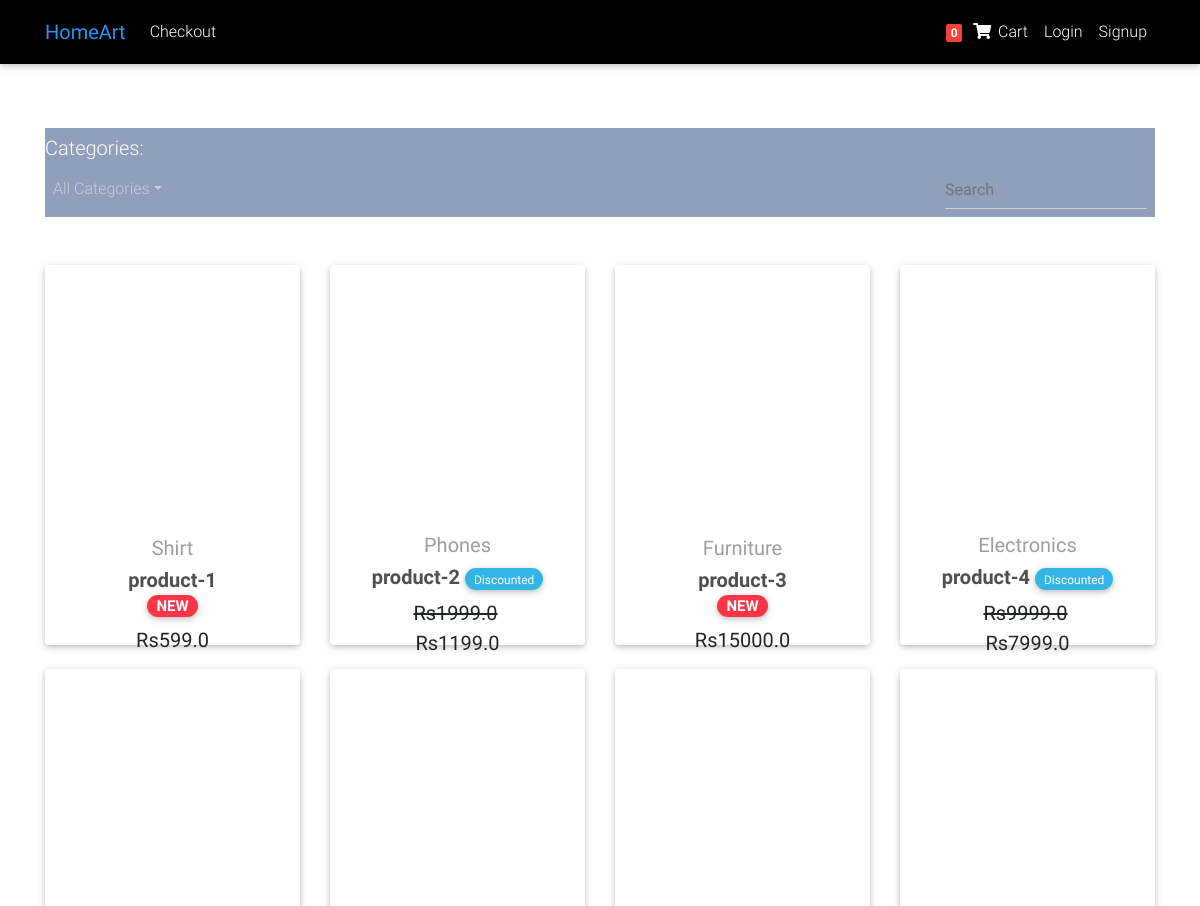
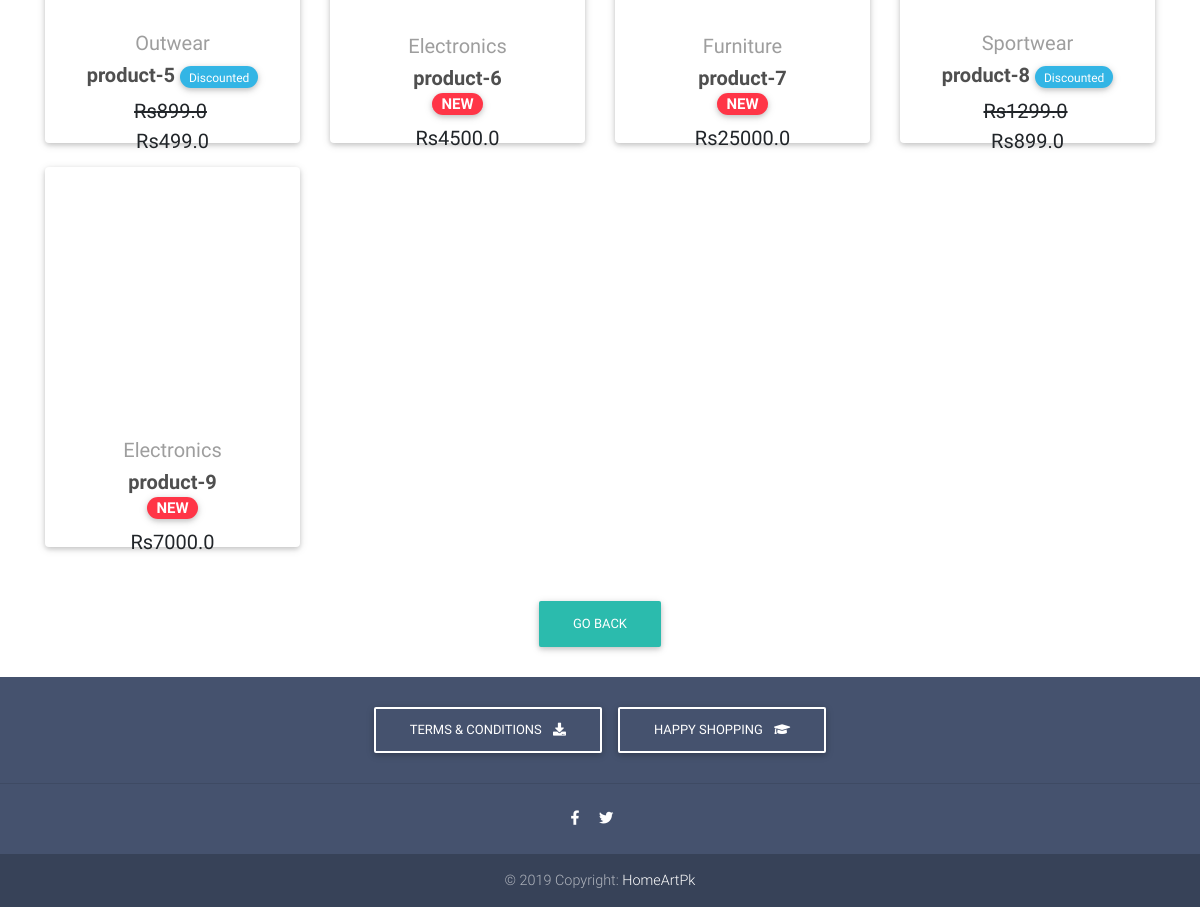
/search/, run on an earlier commit of the app's database (2 pictures, top to bottom).
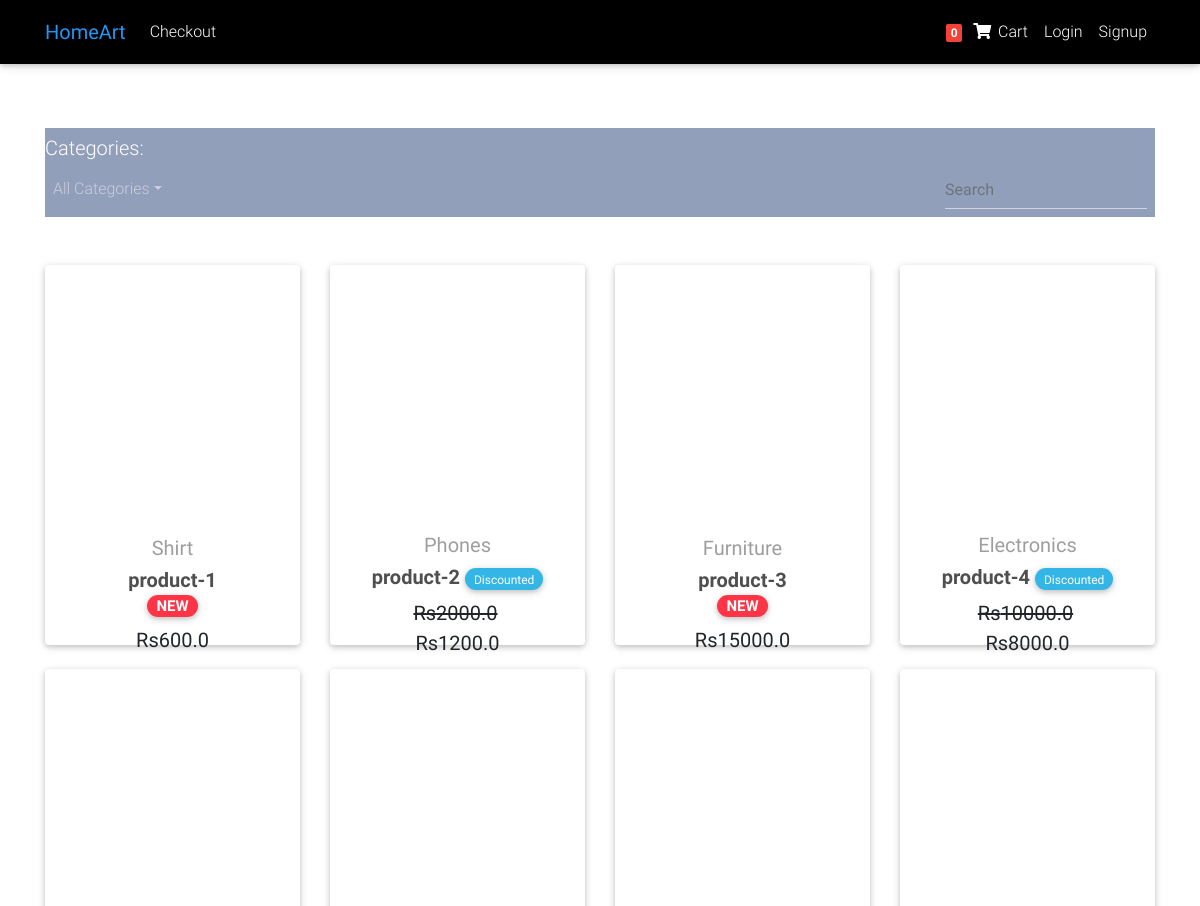
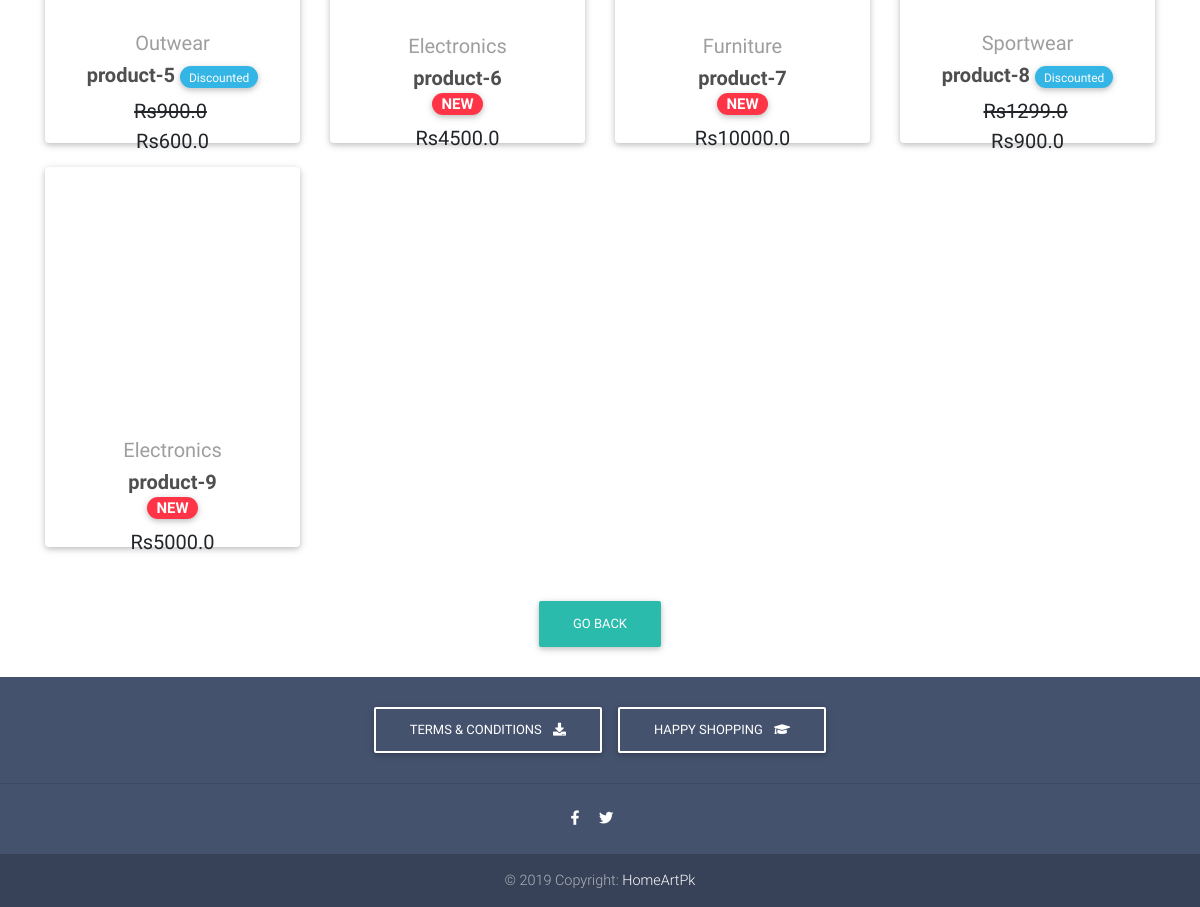
And on a later commit of the database (2 pictures, top to bottom).
### FirstWebApp/models.py (models this page shows, shortened)
class Item(models.Model):
    title = models.CharField(max_length=100)
    price = models.FloatField()
    discount_price = models.FloatField(blank=True, null=True)
    category = models.CharField(choices=CATEGORY_CHOICES, max_length=50)
    label = models.CharField(choices=LABEL_CHOICES, max_length=1)
    slug = models.SlugField()
    description = models.TextField()
    image = models.ImageField()
    def get_absolute_url(self):
        return reverse("ecommerce:product", kwargs={
            'slug': self.slug
        })

### FirstWebApp/views.py (the view)
# urls.py: path('search/', Search_view, name='search'),
def Search_view(request):
    all_items = Item.objects.all()
    query = request.GET.get("q")
    if query:
        all_items = all_items.filter(Q(category__icontains=query) |
                                     Q(title__icontains=query)
                                     )
    cookieData = cookiesCart(request)
    cartItems = cookieData['cartItems']
    context = {
            'object_list': all_items,
            'cartItems': cartItems,
        }
    return render(request, 'FirstWebApp/search.html', context)

### FirstWebApp/templates/FirstWebApp/search.html (shortened to what this page needs)
{% extends 'FirstWebApp/base.html' %}
{% block content %}
<div class="row mt-5">
  <div class="col-lg-12">
    <main>
      <div class="container">
        <nav class="avbar navbar-expand-lg navbar-dark mdb-color lighten-3 mt-3 mb-5">
          <span class="navbar-brand">Categories:</span>
          <div class="collapse navbar-collapse" id="basicExampleNav">
            <ul class="navbar-nav mr-auto">
              <li class="nav-item dropdown">
                <a class="nav-link dropdown-toggle" id="navbarDropdownMenuLink" data-toggle="dropdown"
                  aria-haspopup="true" aria-expanded="false">All Categories</a>
              </li>
            </ul>
            <form method="GET" action="" class="form-inline">
              <div class="md-form my-0">
                <input class="form-control mr-sm-2" name="q" value="{{ request.GET.q }}" type="text"
                  placeholder="Search" aria-label="Search">
              </div>
            </form>
          </div>
        </nav>
        <section class="text-center mb-4">
          <div class="row wow fadeIn">
            {% for item in object_list %}
            <div class="col-lg-3 col-md-6 mb-4">
              <div class="card" id="card">
                <div class="view overlay">
                </div>
                <div class="card-body text-center">
                  <a href="{{ item.get_absolute_url }}" class="grey-text">
                    <h5>{{ item.get_category_display }}</h5>
                  </a>
                  <h5>
                    <strong>
                      <a href="{{ item.get_absolute_url }}" class="dark-grey-text">{{ item.title }}
                        {% if item.discount_price %}
                        <span class="badge badge-pill info-color"><small>Discounted</small></span>
                        {% else %}
                        <br>
                        <span class="badge badge-pill {{ item.get_label_display }}-color">NEW</span>
                        {% endif %}
                      </a>
                    </strong>
                  </h5>
                  <p class="lead">
                    {% if item.discount_price %}
                    <span class="mr-1">
                      <del><b>Rs{{ item.price }}</b></del>
                    </span>
                    <br>
                    <span><b>Rs{{ item.discount_price }}</b></span>
                    {% else %}
                    <span><b>Rs{{ item.price }}</b></span>
                    {% endif %}</p>
                </div>
              </div>
            </div>
            {% endfor %}
          </div>
        </section>
        <center><a class="btn btn-default" href="/">Go Back</a></center>
      </div>
    </main>
  </div>
</div>
{% endblock %}

### FirstWebApp/templates/FirstWebApp/base.html (shortened to what this page needs)
{% load static %}
{% load cart_template_tags %}
<!DOCTYPE html>
  <html lang="en">
    <head>
      <link rel="stylesheet" href="https://use.fontawesome.com/releases/v5.8.2/css/all.css">
      <link rel="stylesheet" href="https://stackpath.bootstrapcdn.com/bootstrap/4.4.1/css/bootstrap.min.css">
      <link href="{% static 'css/bootstrap.min.css' %}" rel="stylesheet">
      <link href="{% static 'css/mdb.min.css' %}" rel="stylesheet">
      <link href="{% static 'css/style.min.css' %}" rel="stylesheet">
    </head>
    <body>
        <div class="mt-5 pt-3">
        </div>
        <nav class="navbar fixed-top navbar-expand-lg navbar-dark black scrolling-navbar">
          <div class="container">
            <a class="navbar-brand waves-effect" href="/">
              <strong class="blue-text">HomeArt</strong>
            </a>
            <div class="collapse navbar-collapse" id="navbarSupportedContent">
              <ul class="navbar-nav mr-auto">
                <li class="nav-item">
                  <a class="nav-link waves-effect" href="/checkout/">Checkout</a>
                </li>
              </ul>
              <ul class="navbar-nav nav-flex-icons">
                {% if request.user.is_authenticated %}
                <li class="nav-item">
                  <a href="/order-summary/" class="nav-link waves-effect">
                    <span class="badge red z-depth-1 mr-1"> {{ request.user|cart_item_count }}  </span>
                    <i class="fas fa-shopping-cart"></i>
                    <span class="clearfix d-none d-sm-inline-block"> Cart </span>
                  </a>
                </li>
                <li class="nav-item">
                  <a class="nav-link waves-effect" href="{% url 'account_logout' %}">
                    <span class="clearfix d-none d-sm-inline-block"> Logout </span>
                  </a>
                </li>
                {% else %}
                <li class="nav-item">
                  <a href="/order-summary/" class="nav-link waves-effect">
                    <span class="badge red z-depth-1 mr-1"> {{cartItems}} </span>
                    <i class="fas fa-shopping-cart"></i>
                    <span class="clearfix d-none d-sm-inline-block"> Cart </span>
                  </a>
                </li>
                <li class="nav-item">
                  <a class="nav-link waves-effect" href="{% url 'account_login' %}">
                    <span class="clearfix d-none d-sm-inline-block"> Login </span>
                  </a>
                </li>
                <li class="nav-item">
                  <a class="nav-link waves-effect" href="{% url 'account_signup' %}">
                    <span class="clearfix d-none d-sm-inline-block"> Signup </span>
                  </a>
                </li>
                {% endif %}
              </ul>
            </div>
          </div>
        </nav>
          {% block content %}
          {% endblock %}
    </body>
  <footer class="page-footer text-center mdb-color font-small mt-4 wow fadeIn">
    <div class="pt-4">
      <a class="btn btn-outline-white" href="/"
        role="button">Terms & Conditions
        <i class="fas fa-download ml-2"></i>
      </a>
      <a class="btn btn-outline-white" href="/" role="button">Happy Shopping
        <i class="fas fa-graduation-cap ml-2"></i>
      </a>
    </div>
    <hr class="my-4">
    <div class="pb-4">
      <a href="https://facebook.com/" target="_blank">
        <i class="fab fa-facebook-f mr-3"></i>
      </a>
      <a href="https://twitter.com/" target="_blank">
        <i class="fab fa-twitter mr-3"></i>
      </a>
    </div>
    <div class="footer-copyright py-3">
      © 2019 Copyright:
      <a href="/"> HomeArtPk </a>
    </div>
  </footer>
</html>

### FirstWebApp/templates/FirstWebApp/base.html (style rules this page uses)
html, body, header, .carousel { height: 60vh; }
.card { height: 380px; }

What changed in the data, as far as the page shows it:
changed Item "Shirt": price "599.0" → "600.0"
changed Item "Phones": price "1999.0" → "2000.0"; discount_price "1199.0" → "1200.0"
changed Item "product-4": price "9999.0" → "10000.0"; discount_price "7999.0" → "8000.0"
changed Item "Outwear": price "899.0" → "900.0"; discount_price "499.0" → "600.0"
changed Item "product-7": price "25000.0" → "10000.0"
changed Item "Sportwear": discount_price "899.0" → "900.0"
changed Item "product-9": price "7000.0" → "5000.0"
